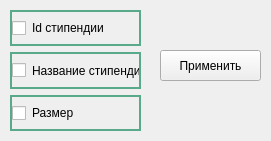
<?xml version="1.0" encoding="UTF-8"?>
<ui version="4.0">
 <class>scholarshipForm</class>
 <widget class="QWidget" name="scholarshipForm">
  <property name="geometry">
   <rect>
    <x>0</x>
    <y>0</y>
    <width>271</width>
    <height>141</height>
   </rect>
  </property>
  <property name="windowTitle">
   <string>Настройка отображения</string>
  </property>
  <widget class="QWidget" name="layoutWidget">
   <property name="geometry">
    <rect>
     <x>10</x>
     <y>10</y>
     <width>131</width>
     <height>121</height>
    </rect>
   </property>
   <layout class="QVBoxLayout" name="verticalLayout_2">
    <item>
     <widget class="QCheckBox" name="checkBox_id_scholarship">
      <property name="sizePolicy">
       <sizepolicy hsizetype="Minimum" vsizetype="Minimum">
        <horstretch>0</horstretch>
        <verstretch>0</verstretch>
       </sizepolicy>
      </property>
      <property name="styleSheet">
       <string notr="true">border: 2px solid;
border-color: rgb(89, 170, 139);</string>
      </property>
      <property name="text">
       <string>Id стипендии</string>
      </property>
     </widget>
    </item>
    <item>
     <widget class="QCheckBox" name="checkBox_name_scholarship">
      <property name="sizePolicy">
       <sizepolicy hsizetype="Minimum" vsizetype="Minimum">
        <horstretch>0</horstretch>
        <verstretch>0</verstretch>
       </sizepolicy>
      </property>
      <property name="styleSheet">
       <string notr="true">border: 2px solid;
border-color: rgb(89, 170, 139);</string>
      </property>
      <property name="text">
       <string>Название стипендии</string>
      </property>
     </widget>
    </item>
    <item>
     <widget class="QCheckBox" name="checkBox_amount">
      <property name="sizePolicy">
       <sizepolicy hsizetype="Minimum" vsizetype="Minimum">
        <horstretch>0</horstretch>
        <verstretch>0</verstretch>
       </sizepolicy>
      </property>
      <property name="styleSheet">
       <string notr="true">border: 2px solid;
border-color: rgb(89, 170, 139);</string>
      </property>
      <property name="text">
       <string>Размер</string>
      </property>
     </widget>
    </item>
   </layout>
  </widget>
  <widget class="QPushButton" name="pushButtonApplySettingsScholarship">
   <property name="geometry">
    <rect>
     <x>160</x>
     <y>50</y>
     <width>101</width>
     <height>31</height>
    </rect>
   </property>
   <property name="text">
    <string>Применить</string>
   </property>
  </widget>
 </widget>
 <resources/>
 <connections/>
</ui>
